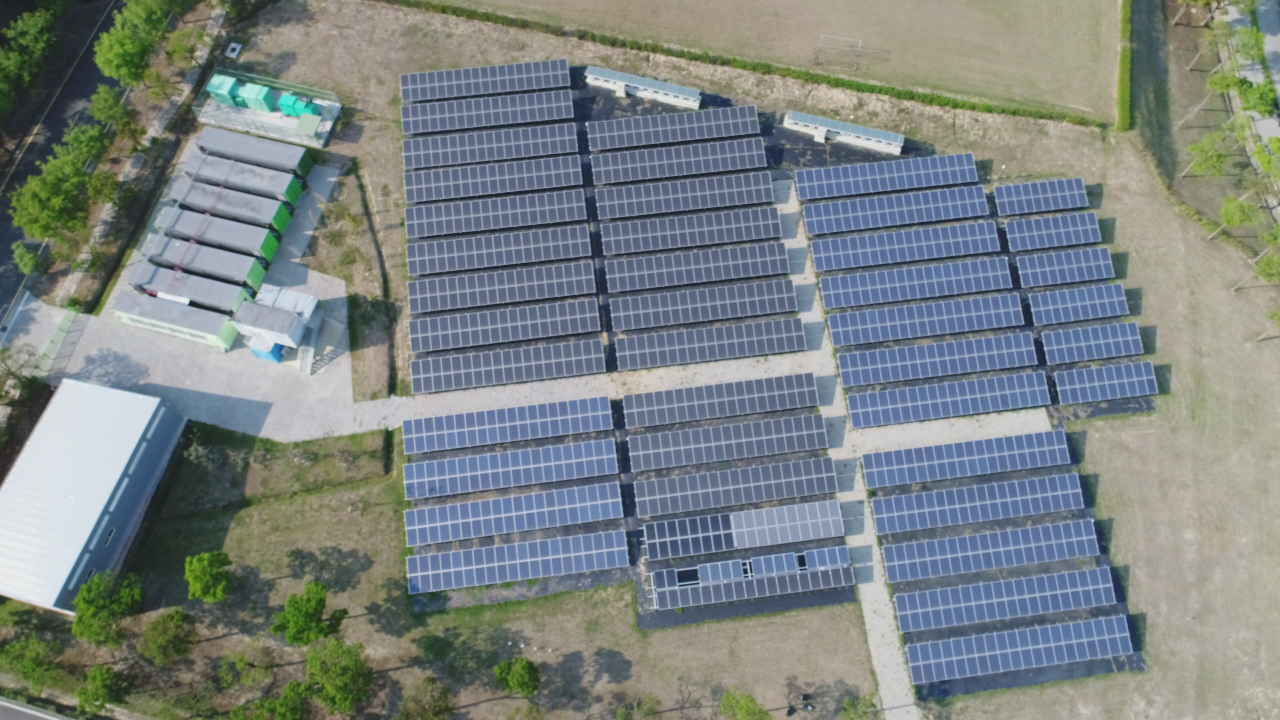
#> input picture HW Mid/影像辨識image/太陽模組計數/DJI_0002.JPG, 3840 x 2160 px, found by its file name (shown at 1/3 size)
$ python opencv_solar02.py
#> lines starting #> are read from the running program, lines starting #| are printed output that depends on the picture; after the words box and inside, x2 and y2 are one past the last pixel; in counts of white or black regions, pixels touching at a corner belong together
import cv2
import numpy as np


def nothing(x):
    pass


path = './count/DJI_0002.JPG'
ori = cv2.imread(path)
#> ori is the input picture: shape (2160, 3840, 3); mean B, G, R 131.1, 131.6, 123.4
# print(ori.shape)  # (2160, 3840, 3)

re_ori = cv2.resize(ori, (1280, 720), interpolation=cv2.INTER_AREA)
# cv2.imwrite("./count/DJI_0002_resize.jpg", re_ori)
# cv2.imshow("re_ori", re_ori)

# 顏色區分
# 用原圖的 BGR 處理
y, x, h = re_ori.shape
#> y = 720; x = 1280; h = 3
img = np.zeros(re_ori.shape, np.uint8)
for j in range(y):
    for i in range(x):
        b, g, r = re_ori[j, i]
        M = max(b, g, r)
        if M != b or b < 85:
            img[j, i] = [255, 255, 255]
        else:
            img[j, i] = re_ori[j, i]
# cv2.imshow("img", img)

# 用 heat 處理
gray = cv2.cvtColor(img, cv2.COLOR_BGR2GRAY)
heat = cv2.applyColorMap(gray, cv2.COLORMAP_JET)
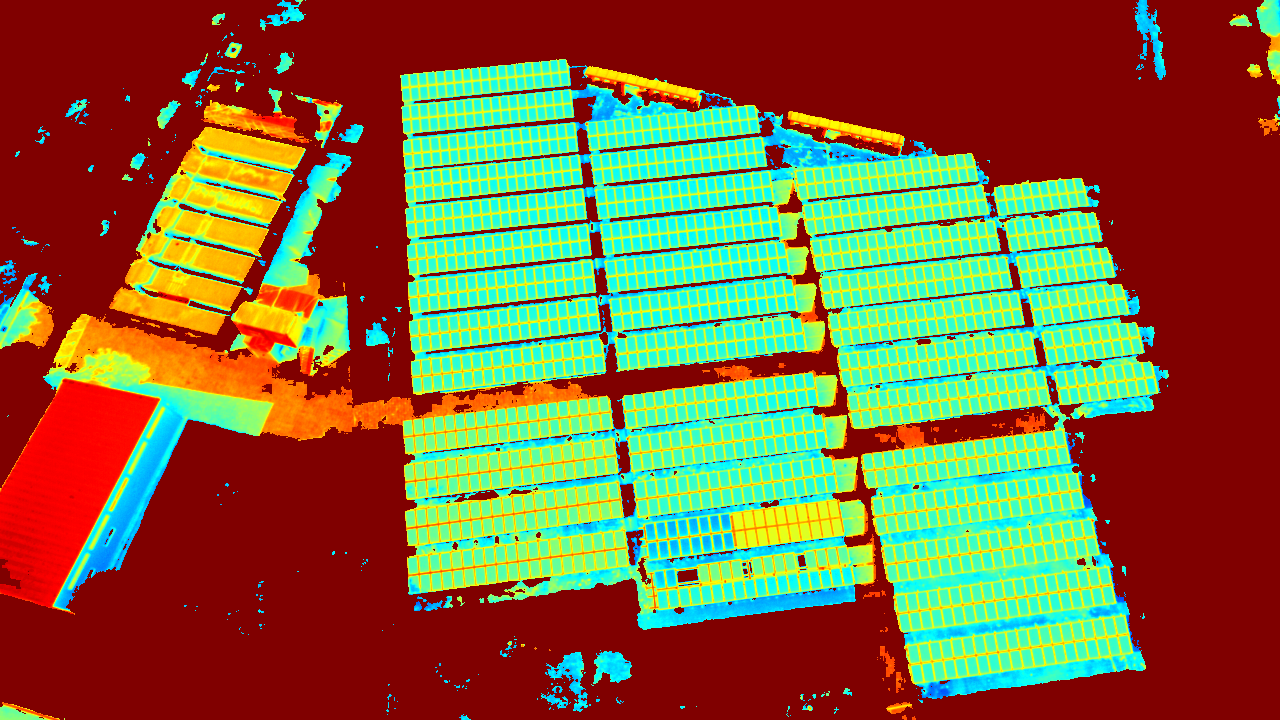
#> heat: shape (720, 1280, 3); mean B, G, R 60.5, 102.9, 126
# cv2.imwrite("./count/DJI_0002_heat.jpg", heat)
# cv2.imshow("heat", heat)

for j in range(y):
    for i in range(x):
        b, g, r = heat[j, i]
        M = max(b, g, r)
        if M == r:
            img[j, i] = [255, 255, 255]
        elif M != g:
            img[j, i] = [255, 255, 255]
        else:
            img[j, i] = re_ori[j, i]
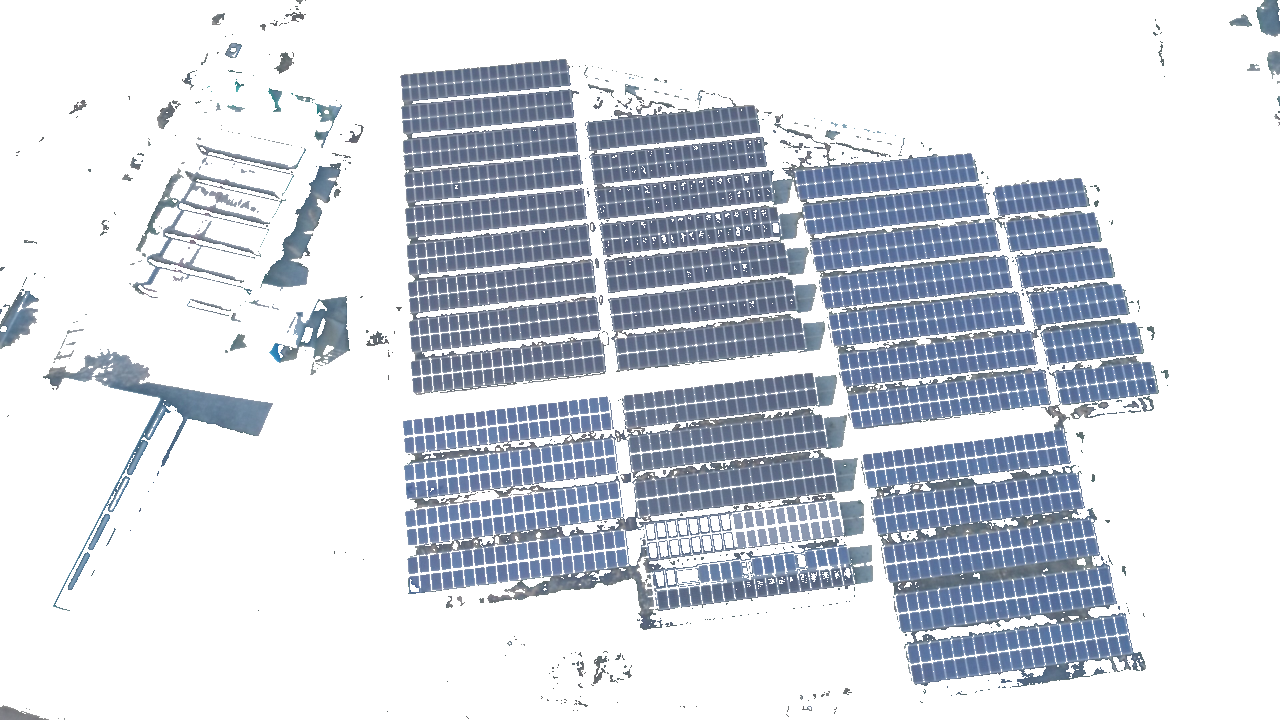
#> img: shape (720, 1280, 3); mean B, G, R 221.8, 213.5, 208.5
# cv2.imshow("img2", img)

# 選取 ROI
img[:, :350] = [255, 255, 255]
img[:, 1170:] = [255, 255, 255]
# cv2.imwrite("./count/DJI_0002_img.jpg", img)
# cv2.imshow("img3", img)

# 灰階背景差分
gray = cv2.cvtColor(img, cv2.COLOR_BGR2GRAY)
# [20 lines of commented-out code are left out]

canny = cv2.Canny(gray, 75, 90)
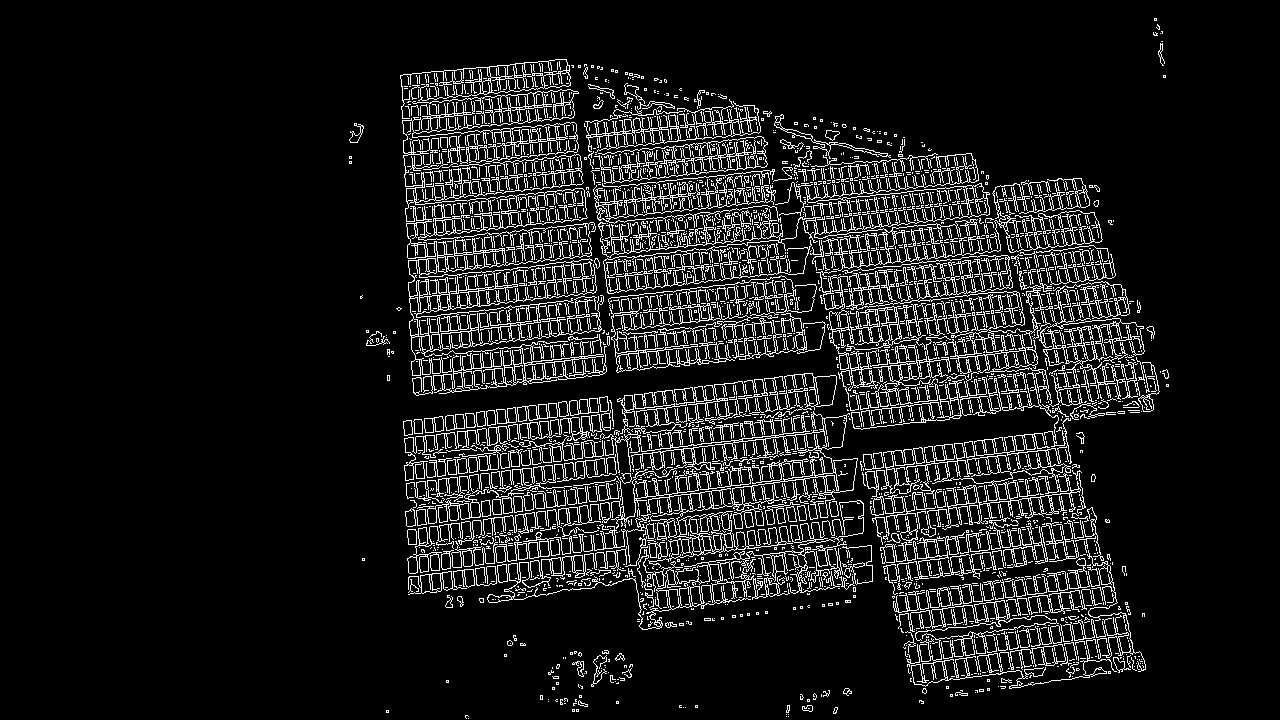
#> canny: shape (720, 1280); 9.8% white in thin lines or dots, all inside (x1, y1, x2, y2) = (349, 18, 1169, 719)
# cv2.imwrite("./count/DJI_0002_canny.jpg", canny)
# cv2.imshow("canny", canny)

# 描繪輪廓
contour, hierarchy = cv2.findContours(canny, cv2.RETR_TREE, cv2.CHAIN_APPROX_SIMPLE)
#> contour = 4629 contours, 4159 with area under 20; largest, box (x1, y1, x2, y2) and area: (402, 89, 607, 396) 20313, (611, 411, 858, 568) 6926, (405, 188, 588, 237) 4983, (487, 500, 864, 630) 3290, (409, 296, 539, 352) 3228
draw = cv2.drawContours(re_ori, contour, -1, (0, 255, 255), 1)
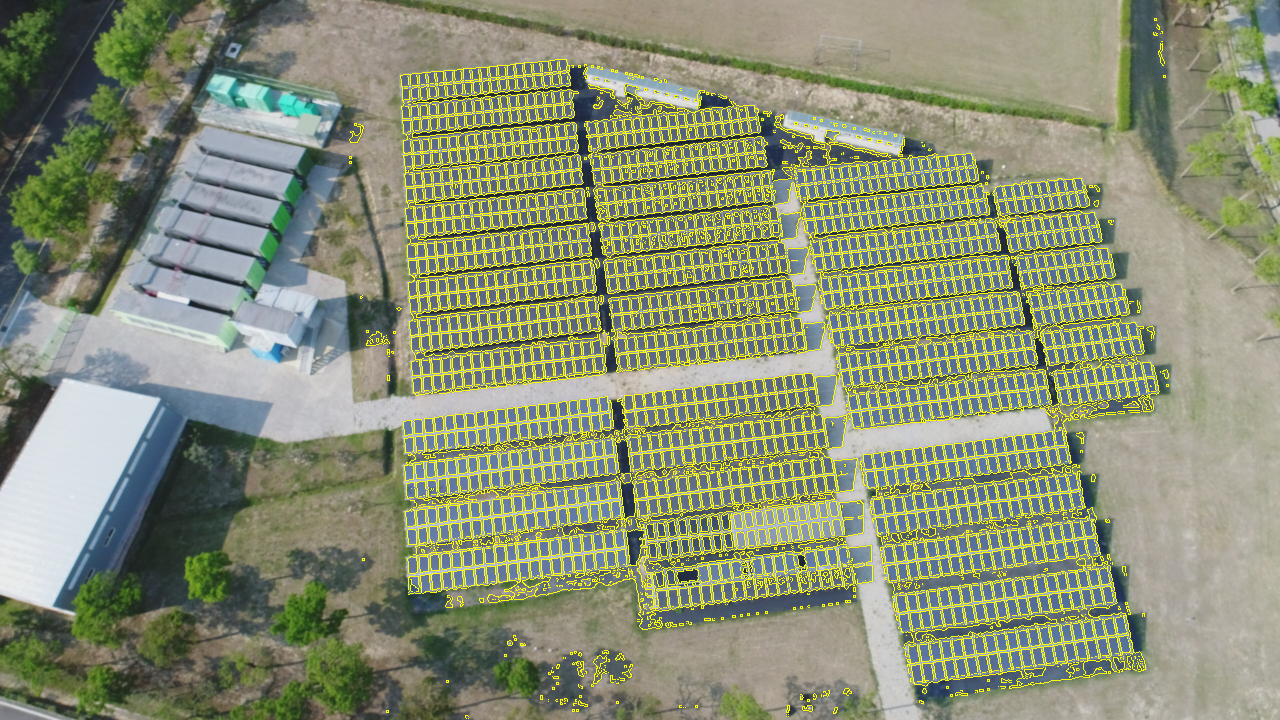
#> draw: shape (720, 1280, 3); mean B, G, R 116.6, 144.1, 137.3
# cv2.imwrite("./count/DJI_0002_draw.jpg", draw)
# cv2.imshow("draw", draw)

#
for i in range(len(contour)):
    print(i, ":", cv2.contourArea(contour[i]))
#> this loop made 4629 passes
#| 0 : 0.0
#| 1 : 0.0
#| 2 : 0.0
#| 3 : 0.5
#| 4 : 0.0
#| 5 : 0.0
#| 6 : 4.0
#| 7 : 2.0
#> (further printed lines are left out)

cv2.waitKey(0)
cv2.destroyAllWindows()
